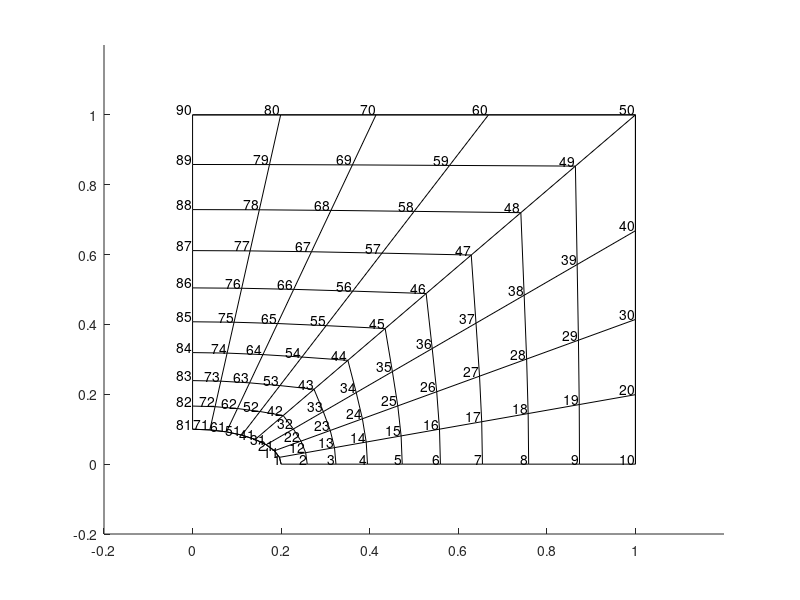

Here is the MATLAB script that generated this plot: (Note: this script raises an error after producing the figure.)
clear all; clc
%% Geometry & Constants
%Hole size
a = 0.2; b = 0.1;
%Cell Number
nx = 5;
ny = 5;
%Mesh Density Gradian
gradient = 1.1;
type = 1; %Mesh Type: 0-equally spaced, 1-high density at center

%Plate Properties
sigma = 200e6;
E = 210e9; %Young's Modulus [Pa]
v = 0.3; %Poisson Ratio
t = 0.001; %Thickness [mm]
D = (E/(1-v^2))*[1 v 0; v 1 0; 0 0 (1-v)/2]; %Matrix of Elastic Constants

%% Boundaries
%Ellipse shape
c_e = [a*cos(linspace(0,pi/2,ny+nx-1));b*sin(linspace(0,pi/2,ny+nx-1))];

%4 Boundaries
%c_1 = [zeros(1,ny);tan(linspace(0,pi/4,ny))];
c_2 = [tan(linspace(pi/4,0,nx));zeros(1,nx)+1];
c_3 = [zeros(1,ny)+1; tan(linspace(0,pi/4,ny))];
%c_4 = [tan(linspace(0,pi/4,nx)); zeros(1,nx)];

%% Generate Mesh
switch type
    case 0
        X=zeros(nx,ny);
        Y=zeros(nx,ny);
        for i = 1:ny
            X(i,:) = linspace(c_e(1,i),c_3(1,i),nx);
            Y(i,:) = linspace(c_e(2,i),c_3(2,i),nx);
        end
        for i = 1:nx
            X(i+ny-1,:) = linspace(c_e(1,i+ny-1),c_2(1,i),ny);
            Y(i+ny-1,:) = linspace(c_e(2,i+ny-1),c_2(2,i),ny);
        end
    case 1
    newX=zeros(nx,ny);
    newY=zeros(nx,ny);
    
% Generate Node Coordiantes
    R = nx+ny;
    for i = 1:ny
        newX(i,1) = c_e(1,i);
        newX(i,2) = newX(i,1)+(c_3(1,i)-c_e(1,i)) * ((1-gradient)/(1-gradient^(R-1)));
        for j = 3:R
            newX(i,j) = newX(i,j-1) + (newX(i,j-1)-newX(i,j-2))*gradient;
        end
        newX(i,R) = c_3(1,i);
    end
    for i = 1:nx
        newX(i+ny-1,1) = c_e(1,i+ny-1);
        newX(i+ny-1,2) = newX(i+ny-1,1)+(c_2(1,i)-c_e(1,i+ny-1)) * ((1-gradient)/(1-gradient^(R-1)));
        for j = 3:R
            newX(i+ny-1,j) = newX(i+ny-1,j-1) + (newX(i+ny-1,j-1)-newX(i+ny-1,j-2))*gradient;
        end
        newX(i+ny-1,R) = c_2(1,i);
    end
    for i = 1:nx
        newY(i,1) = c_e(2,i);
        newY(i,2) = newY(i,1)+(c_3(2,i)-c_e(2,i)) * ((1-gradient)/(1-gradient^(R-1)));
        for j = 3:R
            newY(i,j) = newY(i,j-1) + (newY(i,j-1)-newY(i,j-2))*gradient;
        end
        newY(i,R) = c_3(2,i);
    end
    for i = 1:ny
        newY(i+nx-1,1) = c_e(2,i+nx-1);
        newY(i+nx-1,2) = newY(i+nx-1,1)+(c_2(2,i)-c_e(2,i+nx-1)) * ((1-gradient)/(1-gradient^(R-1)));
        for j = 3:R
            newY(i+nx-1,j) = newY(i+nx-1,j-1) + (newY(i+nx-1,j-1)-newY(i+nx-1,j-2))*gradient;
        end
        newY(i+nx-1,R) = c_2(2,i);
    end
    X = newX;   Y = newY;
    clear newX newY;
end

%Ploting the Mesh
node_label = [1:length(X)]';

plot_1 = 0; 
if plot_1 == 1
    figure(1)
    hold on
    for i = 1:ny+nx-1
        plot(X(i,:),Y(i,:),'k')
        %text(X(i,:),Y(i,:),cellstr(num2str(node_label)),'VerticalAlignment','bottom','HorizontalAlignment','right')
        %node_label = node_label + 10;
    end
    plot(c_e(1,:), c_e(2,:),'k')
    plot(c_2(1,:), c_2(2,:),'k')
    plot(c_3(1,:), c_3(2,:),'k')
    plot(X,Y,'k')
    xlim([-0.2 1.2])
    ylim([-0.2 1.2])
    hold off
end

%% Nodes & Elements Numbering
figure(2)
hold on
for i = 1:ny+nx-1
    plot(X(i,:),Y(i,:),'k')
    text(X(i,:),Y(i,:),cellstr(num2str(node_label)),'VerticalAlignment','bottom','HorizontalAlignment','right')
    node_label = node_label + length(X);
end
plot(c_e(1,:), c_e(2,:),'k')
plot(c_2(1,:), c_2(2,:),'k')
plot(c_3(1,:), c_3(2,:),'k')
plot(X,Y,'k')
xlim([-0.2 1.2])
ylim([-0.2 1.2])
hold off

%Determine Node Number on top,btm,side
[M,N] = size(X);
LowerNode = 1:N;
UpperNode = linspace(ceil(M/2)*N,M*N,floor(N/2));
SideNode = LowerNode + (M-1)*N;

%Element Number
num_elemt = (M-1)*(N-1);
num_node = M*N;
order_elemt = zeros(num_elemt,4);
local_order = [1,2,2+N,1+N];

%Determine the node order and coordinates in each element.
n = 1;
for i = 1:M-1
    for j = 1:N-1
        order_elemt(n,:) = local_order;
        elemt_coordi_X(n,:) = [X(i,j),X(i,j+1),X(i+1,j+1),X(i+1,j)];
        elemt_coordi_Y(n,:) = [Y(i,j),Y(i,j+1),Y(i+1,j+1),Y(i+1,j)];
        local_order = local_order+1;
        n = n+1;
    end
    local_order = local_order+1;
end

%% Global Stiffness Matrix
Kg = zeros(2*num_node,2*num_node);
for i = 1:num_elemt
    L = gatherMat(num_node,order_elemt,i);
    Kg = Kg + L'*stiffnessMat(D,elemt_coordi_X(i,:),elemt_coordi_Y(i,:))*L*t;
end

%% Force Vecor
F = zeros(2*num_node,1);
% Unknown Vertical Forces(Y) Along Lower Nodes
for i = 1:length(LowerNode)
    F(2*LowerNode(i)) = nan;
end
% Known Vertical Forces Along Upper Nodes
for i = 1:length(UpperNode)-1
    F_node = (1/2)*t*abs(UpperNode(i)-UpperNode(i+1))*sigma;
    F(2*UpperNode(i),:) = F(2*UpperNode(i),:) + F_node;
    F(2*UpperNode(i+1),:) = F(2*UpperNode(i+1),:) + F_node;
end
% Unknown Horizontal Forces(X) Along Side Nodes
for i = 1:length(LowerNode)
    F(2*SideNode(i)-1) = nan;
end

%% Displacement Vector
D = nan*zeros(2*num_node,1);
for i = 1:length(D)
    if isnan(F(i))
        D(i) = 0;
    end
end

%% Solving
F_c = F;    K_c = Kg;   P = [];

% Partition the system from bottom up
for i = -length(D):-1
     if D(-i) == 0
        P = [P,-i];
        %Remove data from matrix
        F_c(-i) = [];
        K_c(-i,:) = []; K_c(:,-i) = [];
     end
end

D_c = K_c\F_c;
n = 0;
for i = 1:length(D)
    if isnan(D(i))
        n = n+1;
        D(i) = D_c(n);
    end
end

clear K_c D_c F_c;

F = Kg*D;
dx = D(1:2:end);    dy = D(2:2:end);

%%
n=1;
for i = 1:M
    for j =1:N
        new_X(i,j) = X(i,j)+dx(n);
        new_Y(i,j) = Y(i,j)+dy(n);
        n = n+1;
    end
end

figure(3)
hold on
plot(new_X,new_Y,'b')
plot(X,Y,'k')

plot_3 = 0; 
if plot_3 == 1
    figure(1)
    hold on
    for i = 1:ny+nx-1
        plot(X(i,:),Y(i,:),'k')
        plot(new_X(i,:),new_Y(i,:),'b')
    end
%     plot(c_e(1,:), c_e(2,:),'k')
%     plot(c_2(1,:), c_2(2,:),'k')
%     plot(c_3(1,:), c_3(2,:),'k')
    plot(X,Y,'k')
    plot(new_X,new_Y,'b')
    xlim([-0.2 1.2])
    ylim([-0.2 1.2])
    hold off
end
%% Deformed Mesh
% Undeformed Mesh Visualization
% scale = 60;
% visDeform = 0;
% if visDeform == 1
%     figure('Name','Deformed Mesh','Position', [100 100 600 600])
%     hold on
%     for i = 1:num_
%         plot(Nodes.X(Elements(i,[1:4,1])),Nodes.Y(Elements(i,[1:4,1])),'Color',[0 0 0 0.3])
%         plot((Nodes.X(Elements(i,[1:4,1]))+scale*Dx(Elements(i,[1:4,1]))'),(Nodes.Y(Elements(i,[1:4,1]))+scale*Dy(Elements(i,[1:4,1]))'),'r')
%     end
%     axis([-0.2 1.2 -0.2 1.2])
%     pbaspect([1,1,1])
%     daspect([1,1,1])
%     set(gca,'position',[0 0 1 1])
%     set(gca,'xtick',[])
%     set(gca,'ytick',[])
%     set(gca,'xcolor','w')
%     set(gca,'ycolor','w')
% end
%% Stiffness Matrix - Isoparametric Element
function K = stiffnessMat(D,X,Y)
C = [X',Y']; % Coordinate Matrix [m]
K = zeros(8,8);
for i = 1:2
    for j = 1:2
        eta = (2*i-3)/sqrt(3);
        xi = (2*j-3)/sqrt(3);
        J = (1/4)*[eta-1 1-eta 1+eta -eta-1; xi-1 -xi-1 1+xi 1-xi]*C;
        H = (1/4)*[eta-1 1-eta 1+eta -eta-1; xi-1 -xi-1 1+xi 1-xi];
        H = J\H;
        H = [H(1,1) 0 H(1,2) 0 H(1,3) 0 H(1,4) 0; 0 H(2,1) 0 H(2,2) 0 H(2,3) 0 H(2,4); H(2,1) H(1,1) H(2,2) H(1,2) H(2,3) H(1,3) H(2,4) H(1,4)];
        K = K + det(J)*H'*D*H;
    end
end
end

%% Gather Matrix Generation
function L = gatherMat(numNodes,Elements,N)
L = zeros(8,2*numNodes);
L(1:2,2*Elements(N,1)-1:2*Elements(N,1)) = eye(2);
L(3:4,2*Elements(N,2)-1:2*Elements(N,2)) = eye(2);
L(5:6,2*Elements(N,3)-1:2*Elements(N,3)) = eye(2);
L(7:8,2*Elements(N,4)-1:2*Elements(N,4)) = eye(2);
end
